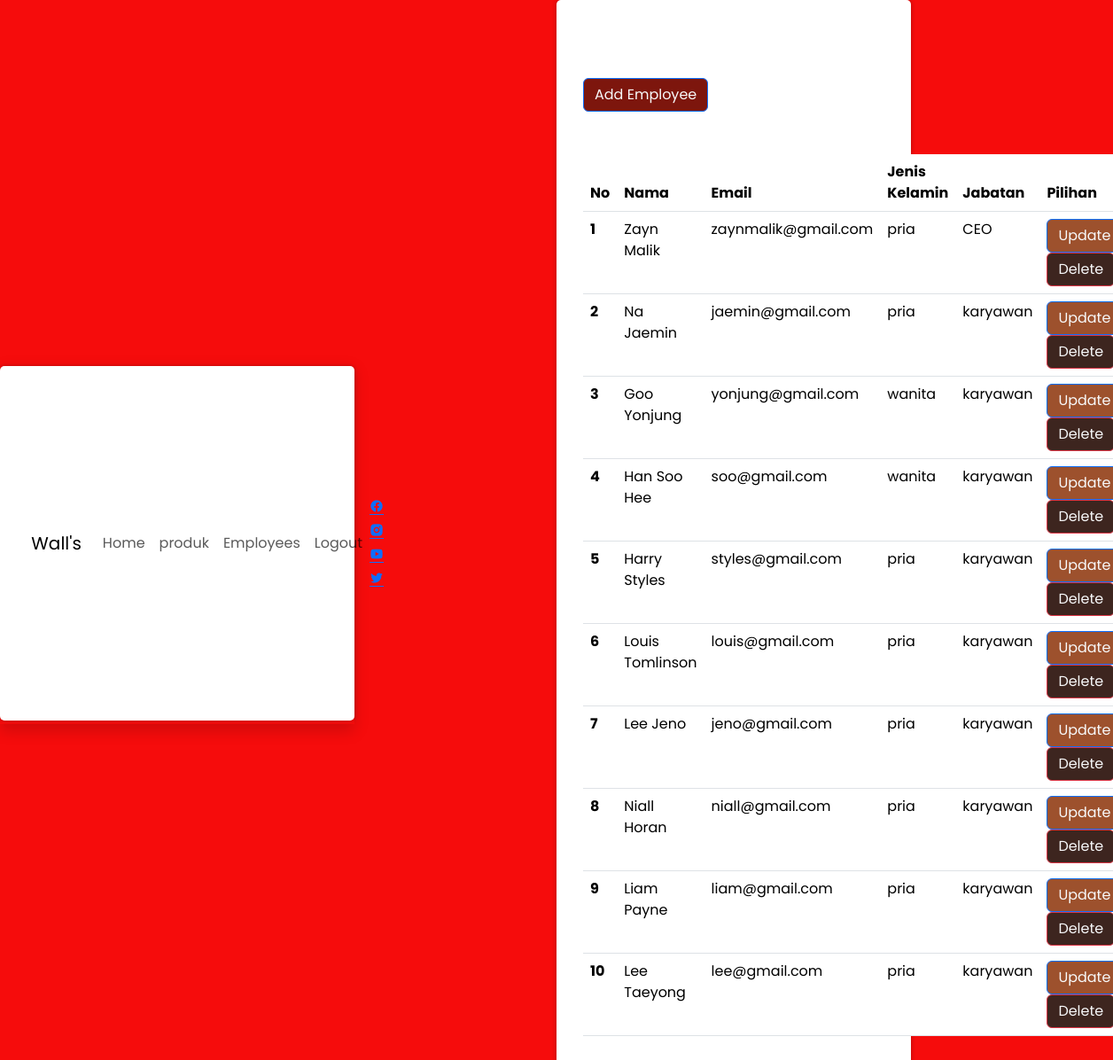
Screenshot of /pegawai.php with the database file from the repository.
### tables this page shows
CREATE TABLE `crud` (
  `id` int(11) NOT NULL,
  `nama` varchar(255) NOT NULL,
  `email` varchar(255) NOT NULL,
  `jk` varchar(20) NOT NULL,
  `jabatan` varchar(255) NOT NULL
);

### pegawai.php (the view, shortened to what this page needs)
<?php
include 'config.php';
?>
<!DOCTYPE html>
<html lang="en">
<head>
    <link href="https://cdn.jsdelivr.net/npm/bootstrap@5.2.3/dist/css/bootstrap.min.css" rel="stylesheet">
    <link rel="stylesheet" href="./assets/css/bootstrap.min.css">
    <link rel="stylesheet" href="./assets/css/aos.css">
    <link  rel="stylesheet" href="https://cdn.jsdelivr.net/npm/remixicon@2.5.0/fonts/remixicon.css">
    <link rel="stylesheet" href="./assets/css/style.css">
</head>
<body>
<nav class="navbar navbar-expand-lg shadow py-1 sticky-top">
        <div class="container">
            <a class="navbar-brand" href="#">
                Wall's
            </a>
            <div class="collapse navbar-collapse" id="navbarNav">
                <ul class="navbar-nav mx-auto">
                    <li class="nav-item">
                        <a class="nav-link" href="welcome.php">Home</a>
                    </li>
                    <li class="nav-item">
                        <a class="nav-link" href="welcome.php">produk</a>
                    </li>
                    <li class="nav-item">
                        <a class="nav-link" href="pegawai.php">Employees</a>
                    </li>
                    <li class="nav-item">
                        <a class="nav-link" href="logout.php">Logout</a>
                    </li>
                </ul>
                <div class="social-links">
                            <a href="#link"i class="ri-facebook-circle-fill"></i></a>
                            <a href="#link"><i class="ri-instagram-fill"></i></a>
                            <a href="#link"><i class="ri-youtube-fill"></i></a>
                            <a href="#link"><i class="ri-twitter-fill"></i></a>
                </div>
            </div>
        </div>
    </nav>
    <div class="container">
        <button type="submit" class="btn btn-primary my-5" style="background-color: #7D160Dff "><a href="pegawai_tambah.php" class="text-light" style="text-decoration: none;">Add Employee</a></button>
        <table class="table">
            <thead>
                <tr>
                    <th scope="col">No</th>
                    <th scope="col">Nama</th>
                    <th scope="col">Email</th>
                    <th scope="col">Jenis Kelamin</th>
                    <th scope="col">Jabatan</th>
                    <th scope="col">Pilihan</th>
                </tr>
            </thead>
            <tbody>
            <?php
            $mysql = "SELECT * FROM crud";
            $hasil=mysqli_query($conn, $mysql);
            if($hasil){
                while($row=mysqli_fetch_assoc($hasil)){
                    $id=$row['id'];
                    $nama=$row['nama'];
                    $email=$row['email'];
                    $jk=$row['jk'];
                    $jabatan=$row['jabatan'];
                    echo '<tr>
                    <th scope="row">'.$id.'</th>
                    <td>'.$nama.'</td>
                    <td>'.$email.'</td>
                    <td>'.$jk.'</td>
                    <td>'.$jabatan.'</td>
                    <td>
                        <button type="button" class="btn btn-primary" style="background-color: #9D512Dff "><a href="pegawai_edit.php?updateid='.$id.'" class="text-light" style="text-decoration: none;">Update</a></button>
                        <button type="button" class="btn btn-danger" style="background-color: #3D251Fff"><a href="pegawai_hapus.php?deleteid='.$id.'" class="text-light" style="text-decoration: none;">Delete</a></button>
                    </td>
                  </tr>';
                }
            }
            ?>
            </tbody>
        </table>
    </div>
</body>
</html>

### style.css (style rules this page uses)
* { margin: 0; padding: 0; box-sizing: border-box; font-family: 'Poppins', sans-serif; }
body { width: 100%; min-height: 100vh; background-color: rgb(246, 12, 12); background-position: center; background-size: cover; display: flex; justify-content: center; align-items: center; }
.container { width: 400px; min-height: 400px; background: #FFF; border-radius: 5px; box-shadow: 0 0 5px rgba(0,0,0,.3); padding: 40px 30px; }

### rows the page displays
crud: id "1", nama "Zayn Malik", email "zaynmalik@gmail.com", jk "pria", jabatan "CEO"
crud: id "2", nama "Na Jaemin", email "jaemin@gmail.com", jk "pria", jabatan "karyawan"
crud: id "3", nama "Goo Yonjung", email "yonjung@gmail.com", jk "wanita", jabatan "karyawan"
crud: id "4", nama "Han Soo Hee", email "soo@gmail.com", jk "wanita", jabatan "karyawan"
crud: id "5", nama "Harry Styles", email "styles@gmail.com", jk "pria", jabatan "karyawan"
crud: id "6", nama "Louis Tomlinson", email "louis@gmail.com", jk "pria", jabatan "karyawan"
crud: id "7", nama "Lee Jeno", email "jeno@gmail.com", jk "pria", jabatan "karyawan"
crud: id "8", nama "Niall Horan", email "niall@gmail.com", jk "pria", jabatan "karyawan"
crud: id "9", nama "Liam Payne", email "liam@gmail.com", jk "pria", jabatan "karyawan"
crud: id "10", nama "Lee Taeyong", email "lee@gmail.com", jk "pria", jabatan "karyawan"
